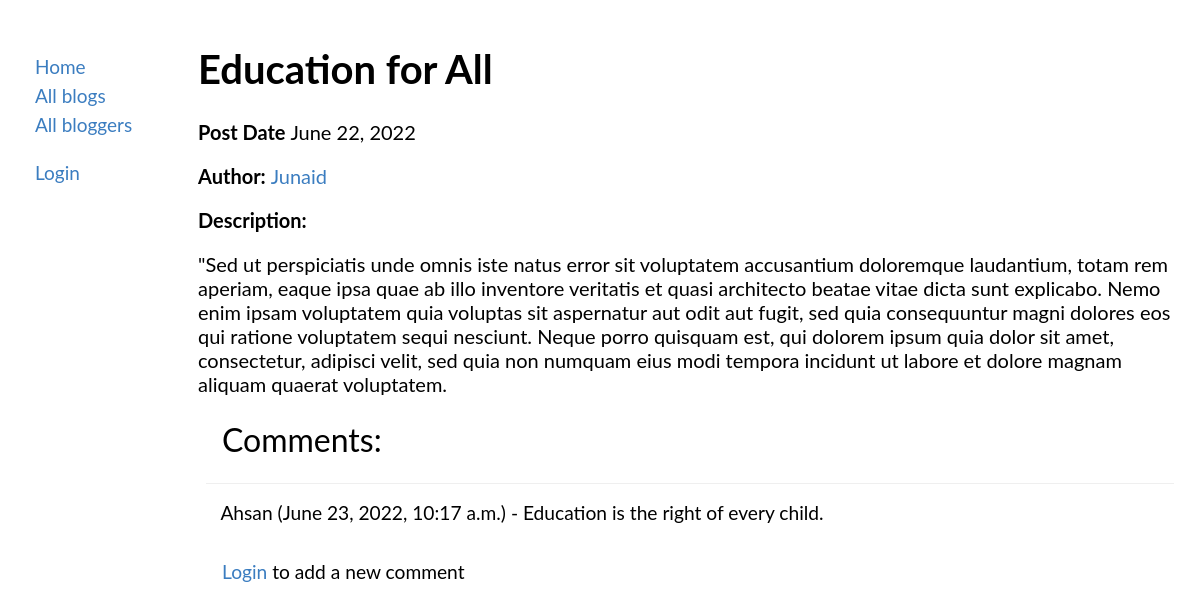
Before: /blog/8/ with the older database file.
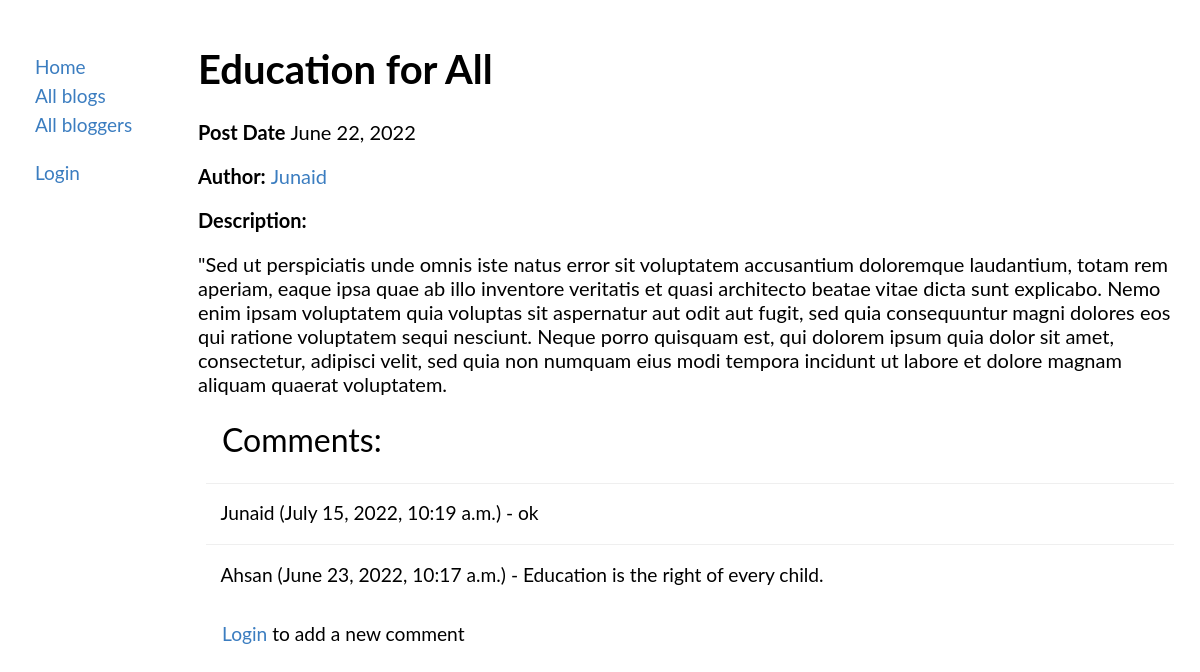
After: the same page with the newer database file.
### blog/models.py (models this page shows, shortened)
class Blog(models.Model):
    author = models.ForeignKey(BlogAuthor, on_delete=models.CASCADE, related_name='blogs')
    blog_name = models.CharField(max_length=200)
    blog_desc = models.TextField()
    post_date = models.DateTimeField(auto_now_add=True)
    class Meta:
        ordering = ['-post_date']

class BlogAuthor(models.Model):
    user = models.OneToOneField(User, on_delete=models.CASCADE, primary_key=True)
    author_name = models.CharField(max_length=200)
    author_bio = models.TextField()
    def __str__(self):
        return self.author_name

class BlogComment(models.Model):
    blog = models.ForeignKey(Blog, on_delete=models.CASCADE, related_name='comments')
    comment_desc = models.TextField('Description:')
    comment_date = models.DateTimeField(auto_now_add=True)
    user = models.ForeignKey(User, on_delete=models.CASCADE)
    class Meta:
        ordering = ['-comment_date']

### blog/views.py (the view)
# urls.py: path('blog/<int:pk>/', views.BlogsDetailView.as_view(), name='blogsdetails'),
class BlogsDetailView(generic.DetailView):
    model = Blog
    template_name = 'blog/blogsdetails.html'

### blog/templates/blog/blogsdetails.html (shortened to what this page needs)
{% extends "blog/base.html" %}
{% block content %}
<h1>{{ blog.blog_name }}</h1>
<p><strong>Post Date </strong>{{ blog.post_date | date }}</p>
<p><strong>Author: </strong><a href="{% url 'blog:bloggersdetails' blog.author_id %}">{{ blog.author }}</a></p>
<strong>Description: </strong><p>{{ blog.blog_desc }}</p>
<p style="margin: 1.5rem; font-size: 2rem">Comments: </p>
    {% for x in blog.comments.all %}
        <fieldset style="margin: .5rem; font-size: 1.2rem; border-width: 1px 0 0; padding-top: 1.1rem">
        {{ x.user }} ({{ x.comment_date }}) - {{ x.comment_desc }}
        </fieldset>
    {% endfor %}
<p style="margin: 1.5rem; font-size: 1.2rem">
 {% if user.is_authenticated %}
        <a href="{% url 'blog:blog_comment' blog.id %}">Add a new comment</a>
 {% else %}
     <a href="{% url 'login' %}?next={{request.path}}">Login</a> to add a new comment
 {% endif %}
</p>
{% endblock content %}

### blog/templates/blog/base.html (shortened to what this page needs)
<!DOCTYPE html>
<html lang="en">
<head>
</head>
<body>
<div class="sidenav">
<ul class="nb">
    <li><a href="{% url 'blog:index' %}">Home</a></li>
    <li><a href="{% url 'blog:blogs' %}">All blogs</a></li>
    <li><a href="{% url 'blog:bloggers' %}">All bloggers</a></li><br>
    {% if user.is_authenticated %}
        <h3>User: {{ user }}</h3>
    <li><a href="{% url 'logout'%}?next={{ request.path }}">Logout</a></li>
    {% else %}
   <li><a href="{% url 'login'%}?next={{ request.path }}">Login</a></li>
    {% endif %}
</ul>
</div>
<div class="main">
  {% block content %}{% endblock content %}
</div>
</body>
</html>

Changed rows visible on the page:
added BlogComment: user "Junaid", comment_date "July 15, 2022, 10:19 a.m.", comment_desc "ok"
